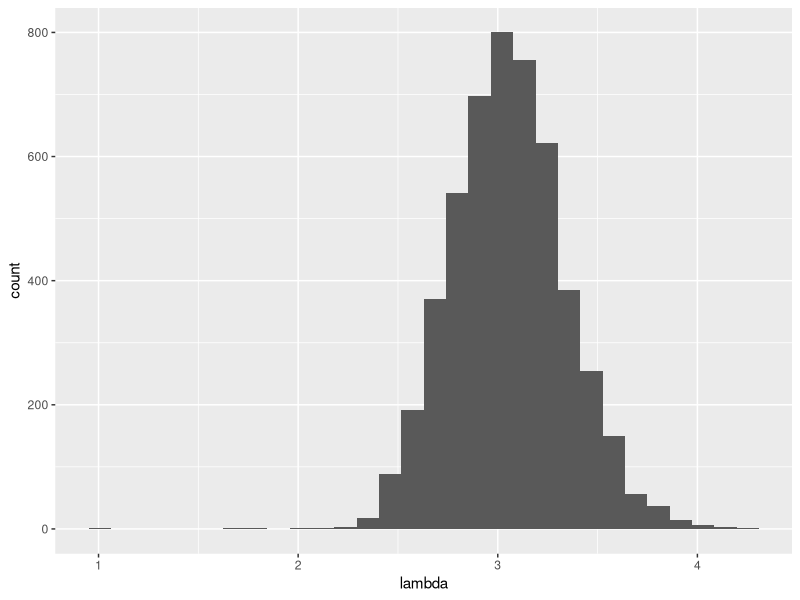
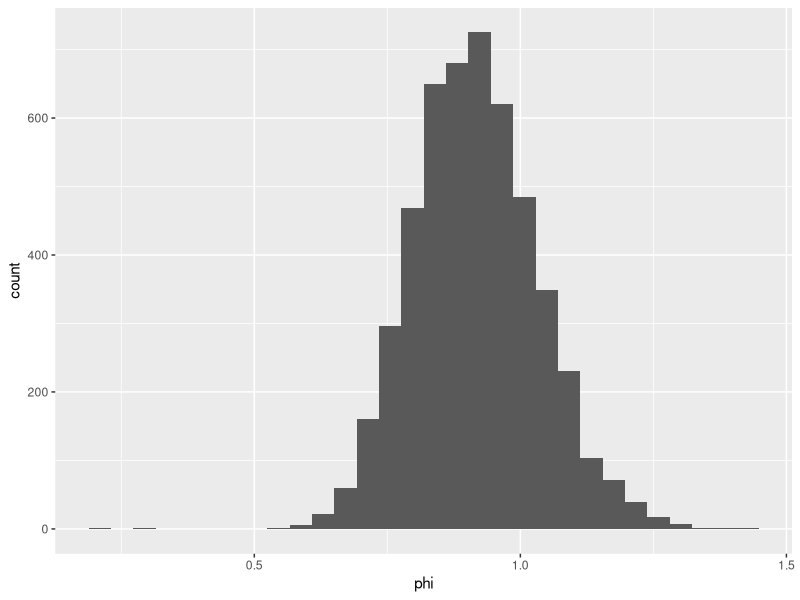
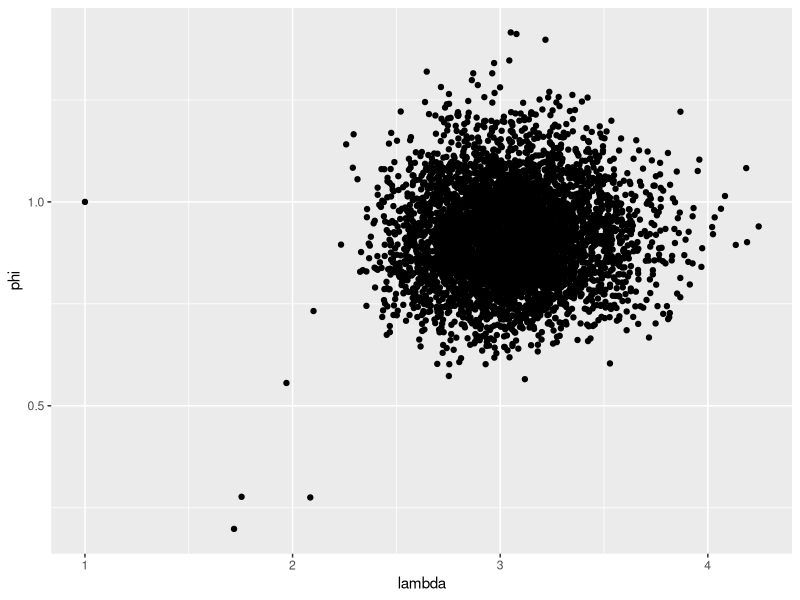
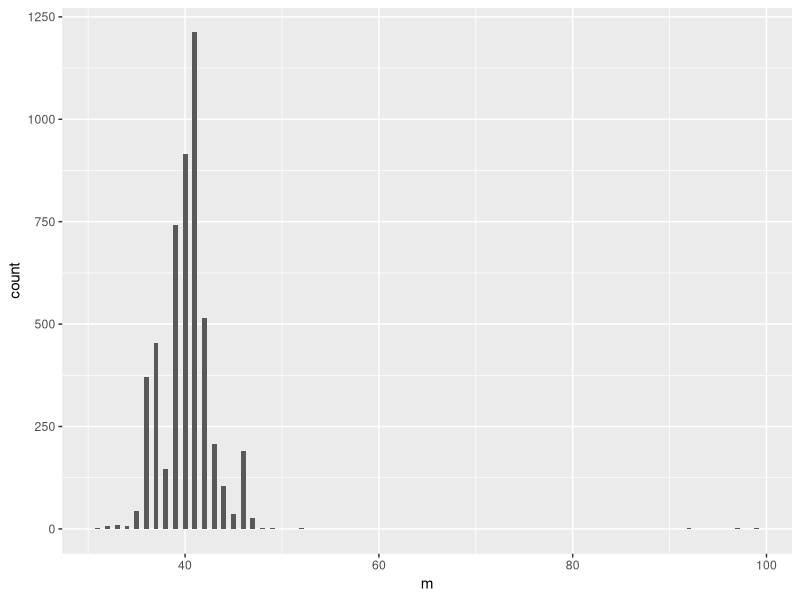
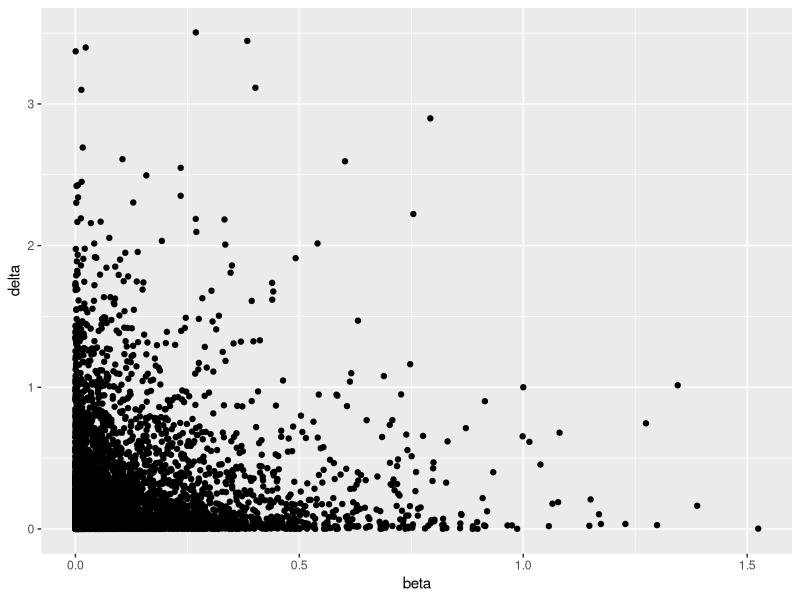
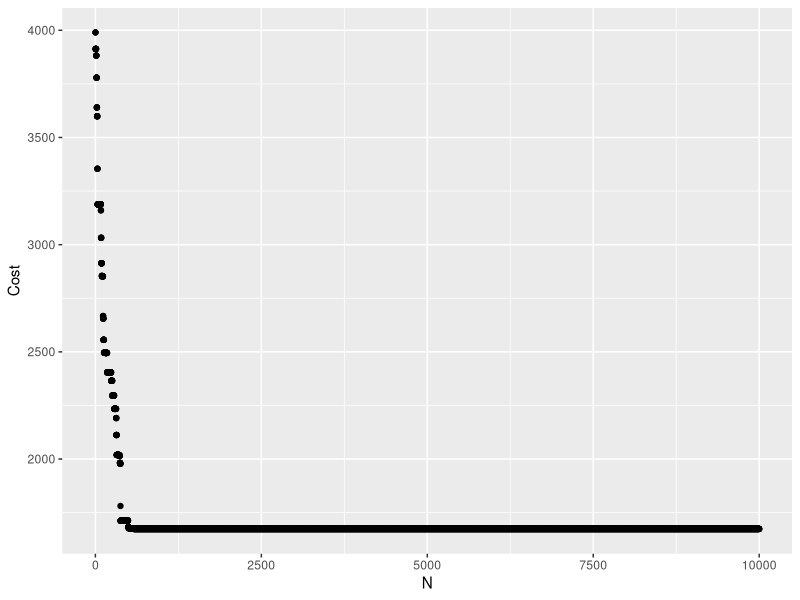
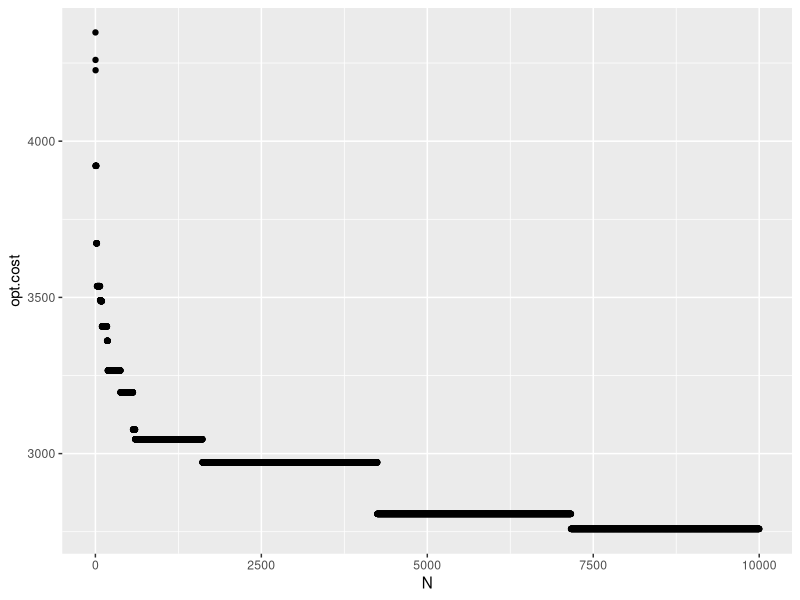
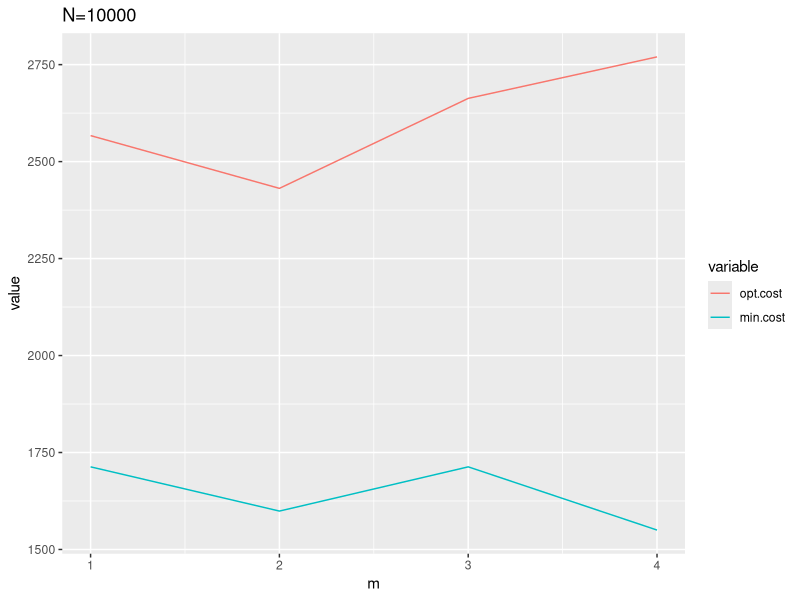

Write R code to recreate these figures, in order.
## ---- chunk 1
library(ggplot2)
library(reshape2)
## ---- chunk 2
x <- matrix(c(0.9,0.05,0.03,0.02,0,0.85,0.09,0.06,0,0,0.9,0.1,1,0,0,0),byrow=TRUE,nrow=4)
row.names(x) <- c('low','med','high','failed')
colnames(x) <- c('low','med','high','failed')
x
## ---- chunk 3
x0 <- matrix(c(1,0,0,0),nrow=1)
x0%*%x%*%x%*%x
## ---- chunk 4
x <- matrix(c(0.9,0.05,0.03,0.02,0,0.85,0.09,0.06,0,0,0.9,0.1,0,0,0,1),byrow=TRUE,nrow=4)
x0 <- matrix(c(1,0,0,0),nrow=1)
x0%*%x%*%x%*%x
## ---- chunk 5
fx <- function(n) {
  x <- matrix(c(0.9,0.05,0.03,0.02,0,0.85,0.09,0.06,0,0,0.9,0.1,1,0,0,0),byrow=TRUE,nrow=4)
  if (n==1) return(x)
  else return(x%*%fx(n-1))
}

gx <- function(n) {
  x0 <- matrix(c(1,0,0,0),nrow=1)
  x = x0%*%fx(n)
  return(x[,4])
}

N=40

# create dataframe 
df1 = data.frame(N=c(), P=c())
for (n in 1:N) {
  N = c()
  N = append(N, n)
  P = c()
  P = append(P,gx(n))
  df = data.frame(N=N, P=P)
  df1 = rbind(df1, df)
}

# nls = nonlinear least squares
model <- nls(N ~ I(exp(1)^(a + b * P)), data=df1, start = list(a=0,b=0))
model

a = -9.515
b = 263.63
fx <- function(x) { if (x >= 0 && x <= 1) {y <- I(exp(1)^(a + b * x))}}

sample.x = runif(10000,0,1)
accept = c()

for(i in 1:length(sample.x)){
  U = runif(1, 0, N)
  if(U <= fx(sample.x[i])) {
    accept = append(accept,U)
  }
}

mean(accept)
## ---- chunk 6
N=round(365/7)

a = 1.317
b = 2.626
fx <- function(x) { if (x >= 0 && x <= 1) {y <- I(exp(1)^(a + b * x))}}

sample.x = runif(10000,0,1)
accept = c()
for(i in 1:length(sample.x)){
  U = runif(1, 0, N)
  if(U <= fx(sample.x[i])) {
    accept = append(accept,U)
  }
}

mean(accept)
## ---- chunk 7
f <- matrix(c(1000,500,400,-700),nrow=4)

fx <- function(n) {
  x <- matrix(c(0.9,0.05,0.03,0.02,0,0.85,0.09,0.06,0,0,0.9,0.1,1,0,0,0),byrow=TRUE,nrow=4)
  if (n==1) return(x)
  else return(x%*%fx(n-1))
}

fx(100)[1,]%*%f
## ---- chunk 8
fnew <- matrix(c(1000,500,-600,-700),nrow=4)

x <- matrix(c(0.9,0,1,1,0.05,0.85,0,0,0.03,0.09,0,0,0.02,0.06,0,0),nrow=4)

fx <- function(n) {
  x <- matrix(c(0.9,0,1,1,0.05,0.85,0,0,0.03,0.09,0,0,0.02,0.06,0,0),nrow=4)
  if (n==1) return(x)
  else return(x%*%fx(n-1))
}

fx(100)[1,]%*%fnew
## ---- chunk 9
rw_met <- function(x0, N) {
  x <- numeric(N)
  x[1] <- x0
  u <- runif(N)
  k <- 0
  K <- c(125,18,20,34)
  for (i in 2:N) {
    y <- runif(1)
    if (u[i] <= ((2+y)^K[1] * (1-y)^(K[2]+K[3]) * y^K[4])/ 
        ((2+x[i-1])^K[1] * (1-x[i-1])^(K[2]+K[3]) * x[i-1]^K[4])) {x[i]<-y}
    else{
      x[i] <- x[i-1]
      k <- k + 1 }
}
return(list(x=x, k=k)) }

test <- rw_met(0.4,10000)
mean(test$x)
## ---- chunk 10
set.seed(2345)

# Y from prompt
Y= c(4,5,4,1,0,4,3,4,0,6,3,3,4,0,2,6,3,3,5,4,5,3,1,4,4,1,5,5,3,4,2,5,2,2,3,4,2,1,3,
    2,2,1,1,1,1,3,0,0,1,0,1, 1,0,0,3,1,0,3,2,2,0,1,1,1,0,1,0,1,0,0,0,2,1,0,0,0,1,1,
    0,2,3,3,1,1,2,1,1,1,1,2,4,2,0,0,0,1,4,0,0,0,1,0,0, 0,0,0,1,0,0,1,0,1)

#iterations
N <- 5000
n <- length(Y)
lambda <- phi <- m <- numeric(N)
L <- numeric(n)
m[1] <- sample(1:n,1)
lambda[1] <- 1
phi[1] <- 1
beta <- 1
delta <- 1

for ( i in 2:N) {
  mt <- m[i-1]
  r <- .5 + sum(Y[1:mt])
  lambda[i] <- rgamma(1,shape=r,rate=mt+beta)
  if (mt+1>n) r <- -.5 +sum(Y) else
    r <- .5 +sum(Y[(mt+1):n])
  phi[i] <- rgamma(1,shape=r, rate=n-mt+delta)
  beta <- c(beta, rgamma(1,shape=0.5,rate=lambda[i]+1))
  delta <- c(delta, rgamma(1,shape=0.5,rate=phi[i]+1))
  
  for (j in 1:n) {
    L[j] <- exp((phi[i]-lambda[i])*j)*(lambda[i]/phi[i])^sum(Y[1:j])
  }
  L <- L/sum(L)
  m[i] <- sample(1:n,prob=L,size=1)
}

df <- data.frame(lambda=lambda,phi=phi,m=m,beta=beta,delta=delta)

# plots
ggplot(df, aes(x=lambda)) + geom_histogram()
ggplot(df, aes(x=phi)) + geom_histogram()
ggplot(df,aes(x=lambda,y=phi)) + geom_point()
ggplot(df, aes(x=m)) + geom_histogram(binwidth=0.5)
ggplot(df,aes(x=beta,y=delta)) + geom_point()
## ---- chunk 11
mean(m)
mean(Y[1:40]) # average before the change point
mean(Y[41:n]) # average after the change point
## ---- chunk 12
# had to be hand typed.
C <- matrix(c(0,633,257,91,412,150,80,134,259,505,353,324,70,211,268,246,121,
              633,0,390,661,227,488,572,530,555,289,282,638,567,466,420,745,518,
              257,390,0,228,169,112,196,154,372,262,110,437,191,74,53,472,142,
              91,661,228,0,383,120,77,105,175,476,324,240,27,182,239,237,84,
              412,227,169,383,0,267,351,309,338,196,61,421,346,243,199,528,297,
              150,488,112,120,267,0,63,34,264,360,208,329,83,105,123,364,35,
              80,572,196,77,351,63,0,29,232,444,292,297,47,150,207,332,29,
              134,530,154,105,309,34,29,0,249,402,250,314,68,108,165,349,36,
              259,555,372,175,338,264,232,249,0,495,352,95,189,326,383,202,236,
              505,289,262,476,196,360,444,402,495,0,154,578,439,336,240,685,390,
              353,282,110,324,61,208,292,250,352,154,0,435,287,184,140,542,238,
              324,638,437,240,421,329,297,314,95,578,435,0,254,391,448,157,301,
              70,567,191,27,346,83,47,68,189,439,287,254,0,145,202,289,55,
              211,466,74,182,243,105,150,108,326,336,184,391,145,0,57,426,96,
              268,420,53,239,199,123,207,165,383,240,140,448,202,57,0,483,153,
              46,745,472,237,528,364,332,349,202,685,542,157,289,426,483,0,336,
              121,518,142,84,297,35,29,36,236,390,238,301,55,96,153,336,0),
            byrow=T, nrow=17)

n = dim(C)[1]
x = sample(c(1:n),n)

f.cost <- function(x,C) {
  cost <- 0
  i = 1
  n = dim(C)[1]
  while (i < n) {
    cost.i <- C[x[i],x[i+1]]
    cost <- cost + cost.i
    i = i + 1
  }
  return(cost)
}
## ---- chunk 13
f.anneal <- function(T0,N,beta,C) {
  n = dim(C)[1]
  Temp = T0
  X = sample(c(1:n),n)
  Sx <- f.cost(X,C)
  xopt <- X
  sopt <- Sx
  costs = numeric(N)
  
  for (i in 1:N) {
    x = sample(c(1:n),n)
    I = sort(c(x[1],x[2]))
    if(I[2]==n) {
      Y <- c(X[1:I[1]-1], X[n:I[1]])
    } else {
      Y <- c(X[1:I[1]-1], X[I[2]:I[1]], X[(I[2]+1):n])
    }
    Sy = f.cost(Y,C)
    Sx = f.cost(X,C)
    
    if(Sy < Sx) {
      alpha <- 1
    }else{
      alpha <- exp(-(Sy -Sx)/Temp)
    }
    u <- runif(1)
    if (u < alpha) {
      X <- Y
      Sx <- Sy
    }
    Temp <- beta * Temp
    xopt = X
    sopt = Sx
    costs[i] = sopt
  }
  return(list(x=xopt,costs=costs))
}
## ---- chunk 14
N = 10000
beta = 0.9999
T0 = 1

result = f.anneal(T0,N,beta,C)

min(result$costs) # minsolution

f.cost(x,C) # random tour
## ---- chunk 15
df = data.frame(Cost=result$costs,N=c(1:N))
ggplot(df,aes(x=N,y=Cost)) +geom_point()
## ---- chunk 16
#optimal
f.opt <- function(N,C) {
  n = dim(C)[1]
  X = sample(c(1:n),n)
  Sx <- f.cost(X,C)
  xopt <- X
  sopt <- Sx
  costs = numeric(N)
  
  for (i in 1:N) {
    Y = sample(c(1:n),n)
    Sy = f.cost(Y,C)
    Sx = f.cost(X,C)
    
    if(Sy < Sx) {
      X <- Y
      Sx <- Sy
    }
    xopt = X
    sopt = Sx
    costs[i] = sopt
  }
  return(list(x=xopt,costs=costs))
}
## ---- chunk 17
# check performance of optimal
result = f.opt(N,C)
df = data.frame(opt.cost=result$costs,N=c(1:N))
ggplot(df,aes(x=N,y=opt.cost)) + geom_point()

# repeat 4 times with N=10000 iteractions.
m = 4
N = 10000
min.cost = numeric(m)
for (i in 1:m) {
  result = f.anneal(T0,N,beta,C)
  min.cost[i] = min(result$costs)
}

opt.cost <- numeric(m)
for (i in 1:m) {
  result = f.opt(N,C)
  opt.cost[i] = min(result$costs)
}

df <- data.frame(m=c(1:m), opt.cost=opt.cost, min.cost=min.cost)
df.long <- melt(df, id = 'm')
ggplot(df.long, aes(x=m, y=value, colour = variable)) + geom_line() +
  labs(title='N=10000')

# repeat again (4 times) with N=1000
N = 1000
min.cost = numeric(m)
for (i in 1:m) {
  result = f.anneal(T0,N,beta,C)
  min.cost[i] = min(result$costs)
}

opt.cost <- numeric(m)
for (i in 1:m) {
  result = f.opt(N,C)
  opt.cost[i] = min(result$costs)
}

df <- data.frame(m=c(1:m), opt.cost=opt.cost, min.cost=min.cost)
df.long <- melt(df, id = 'm')
ggplot(df.long, aes(x=m, y=value, colour = variable)) + geom_line() +
  labs(title='N=1000')
